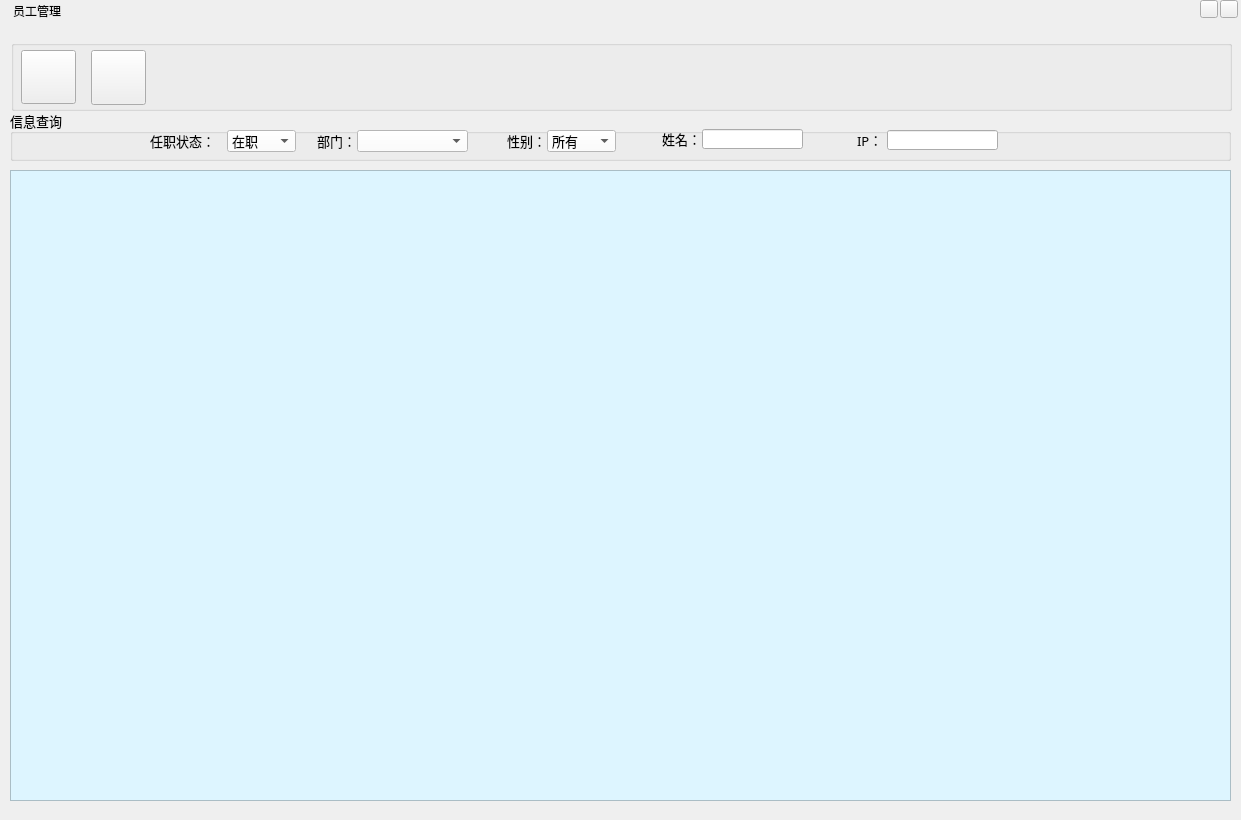
<?xml version="1.0" encoding="UTF-8"?>
<ui version="4.0">
 <class>YGSZ</class>
 <widget class="QWidget" name="YGSZ">
  <property name="geometry">
   <rect>
    <x>0</x>
    <y>0</y>
    <width>1241</width>
    <height>820</height>
   </rect>
  </property>
  <property name="sizePolicy">
   <sizepolicy hsizetype="Expanding" vsizetype="Expanding">
    <horstretch>100</horstretch>
    <verstretch>100</verstretch>
   </sizepolicy>
  </property>
  <property name="cursor">
   <cursorShape>ArrowCursor</cursorShape>
  </property>
  <property name="windowTitle">
   <string>Form</string>
  </property>
  <widget class="closeButton" name="toolButton_Close">
   <property name="geometry">
    <rect>
     <x>1220</x>
     <y>0</y>
     <width>18</width>
     <height>18</height>
    </rect>
   </property>
   <property name="text">
    <string/>
   </property>
  </widget>
  <widget class="QTableWidget" name="tableView">
   <property name="geometry">
    <rect>
     <x>10</x>
     <y>170</y>
     <width>1221</width>
     <height>631</height>
    </rect>
   </property>
   <property name="toolTip">
    <string>右键可查看修改删除</string>
   </property>
   <property name="styleSheet">
    <string notr="true">background-color: rgb(221, 245, 255);</string>
   </property>
  </widget>
  <widget class="QGroupBox" name="groupBox_2">
   <property name="geometry">
    <rect>
     <x>10</x>
     <y>110</y>
     <width>1221</width>
     <height>51</height>
    </rect>
   </property>
   <property name="font">
    <font>
     <family>Agency FB</family>
     <pointsize>10</pointsize>
    </font>
   </property>
   <property name="title">
    <string>信息查询</string>
   </property>
   <widget class="QLineEdit" name="lineEdit_2">
    <property name="geometry">
     <rect>
      <x>877</x>
      <y>20</y>
      <width>111</width>
      <height>20</height>
     </rect>
    </property>
   </widget>
   <widget class="QLineEdit" name="lineEdit">
    <property name="geometry">
     <rect>
      <x>692</x>
      <y>19</y>
      <width>101</width>
      <height>20</height>
     </rect>
    </property>
   </widget>
   <widget class="QLabel" name="label">
    <property name="geometry">
     <rect>
      <x>652</x>
      <y>18</y>
      <width>36</width>
      <height>21</height>
     </rect>
    </property>
    <property name="font">
     <font>
      <family>楷体</family>
     </font>
    </property>
    <property name="text">
     <string>姓名：</string>
    </property>
   </widget>
   <widget class="QLabel" name="label_2">
    <property name="geometry">
     <rect>
      <x>847</x>
      <y>19</y>
      <width>24</width>
      <height>21</height>
     </rect>
    </property>
    <property name="font">
     <font>
      <family>楷体</family>
     </font>
    </property>
    <property name="text">
     <string>IP：</string>
    </property>
   </widget>
   <widget class="QLabel" name="label_4">
    <property name="geometry">
     <rect>
      <x>307</x>
      <y>20</y>
      <width>54</width>
      <height>21</height>
     </rect>
    </property>
    <property name="font">
     <font>
      <family>楷体</family>
     </font>
    </property>
    <property name="text">
     <string>部门：</string>
    </property>
   </widget>
   <widget class="QComboBox" name="comboBox_department">
    <property name="geometry">
     <rect>
      <x>347</x>
      <y>20</y>
      <width>111</width>
      <height>22</height>
     </rect>
    </property>
    <property name="styleSheet">
     <string notr="true">background-color: rgb(255, 255, 255);</string>
    </property>
   </widget>
   <widget class="QLabel" name="label_5">
    <property name="geometry">
     <rect>
      <x>497</x>
      <y>20</y>
      <width>54</width>
      <height>21</height>
     </rect>
    </property>
    <property name="font">
     <font>
      <family>楷体</family>
     </font>
    </property>
    <property name="text">
     <string>性别：</string>
    </property>
   </widget>
   <widget class="QComboBox" name="comboBox_sex">
    <property name="geometry">
     <rect>
      <x>537</x>
      <y>20</y>
      <width>69</width>
      <height>22</height>
     </rect>
    </property>
    <property name="styleSheet">
     <string notr="true">background-color: rgb(255, 255, 255);</string>
    </property>
    <item>
     <property name="text">
      <string>所有</string>
     </property>
    </item>
    <item>
     <property name="text">
      <string>男</string>
     </property>
    </item>
    <item>
     <property name="text">
      <string>女</string>
     </property>
    </item>
   </widget>
   <widget class="QComboBox" name="comboBox_workState">
    <property name="geometry">
     <rect>
      <x>217</x>
      <y>20</y>
      <width>69</width>
      <height>22</height>
     </rect>
    </property>
    <property name="styleSheet">
     <string notr="true">background-color: rgb(255, 255, 255);</string>
    </property>
    <item>
     <property name="text">
      <string>在职</string>
     </property>
    </item>
    <item>
     <property name="text">
      <string>离职</string>
     </property>
    </item>
   </widget>
   <widget class="QLabel" name="label_6">
    <property name="geometry">
     <rect>
      <x>140</x>
      <y>20</y>
      <width>71</width>
      <height>21</height>
     </rect>
    </property>
    <property name="font">
     <font>
      <family>楷体</family>
     </font>
    </property>
    <property name="text">
     <string>任职状态：</string>
    </property>
   </widget>
  </widget>
  <widget class="QGroupBox" name="groupBox">
   <property name="geometry">
    <rect>
     <x>11</x>
     <y>40</y>
     <width>1221</width>
     <height>71</height>
    </rect>
   </property>
   <property name="title">
    <string/>
   </property>
   <widget class="QToolButton" name="toolButton_New">
    <property name="geometry">
     <rect>
      <x>10</x>
      <y>10</y>
      <width>55</width>
      <height>54</height>
     </rect>
    </property>
    <property name="cursor">
     <cursorShape>PointingHandCursor</cursorShape>
    </property>
    <property name="styleSheet">
     <string notr="true">
background-image: url(:/images/增加员工.png);</string>
    </property>
    <property name="text">
     <string/>
    </property>
   </widget>
   <widget class="QToolButton" name="toolButton_Change">
    <property name="geometry">
     <rect>
      <x>80</x>
      <y>10</y>
      <width>55</width>
      <height>55</height>
     </rect>
    </property>
    <property name="cursor">
     <cursorShape>PointingHandCursor</cursorShape>
    </property>
    <property name="autoFillBackground">
     <bool>false</bool>
    </property>
    <property name="styleSheet">
     <string notr="true">background-image: url(:/images/修改权限.png);</string>
    </property>
    <property name="text">
     <string/>
    </property>
   </widget>
  </widget>
  <widget class="QLabel" name="label_3">
   <property name="geometry">
    <rect>
     <x>13</x>
     <y>0</y>
     <width>61</width>
     <height>21</height>
    </rect>
   </property>
   <property name="text">
    <string>员工管理</string>
   </property>
  </widget>
  <widget class="minButton" name="toolButton_Mini">
   <property name="geometry">
    <rect>
     <x>1200</x>
     <y>0</y>
     <width>18</width>
     <height>18</height>
    </rect>
   </property>
   <property name="text">
    <string/>
   </property>
  </widget>
 </widget>
 <customwidgets>
  <customwidget>
   <class>closeButton</class>
   <extends>QToolButton</extends>
   <header>closebutton.h</header>
  </customwidget>
  <customwidget>
   <class>minButton</class>
   <extends>QToolButton</extends>
   <header location="global">minbutton.h</header>
  </customwidget>
 </customwidgets>
 <resources/>
 <connections/>
</ui>
